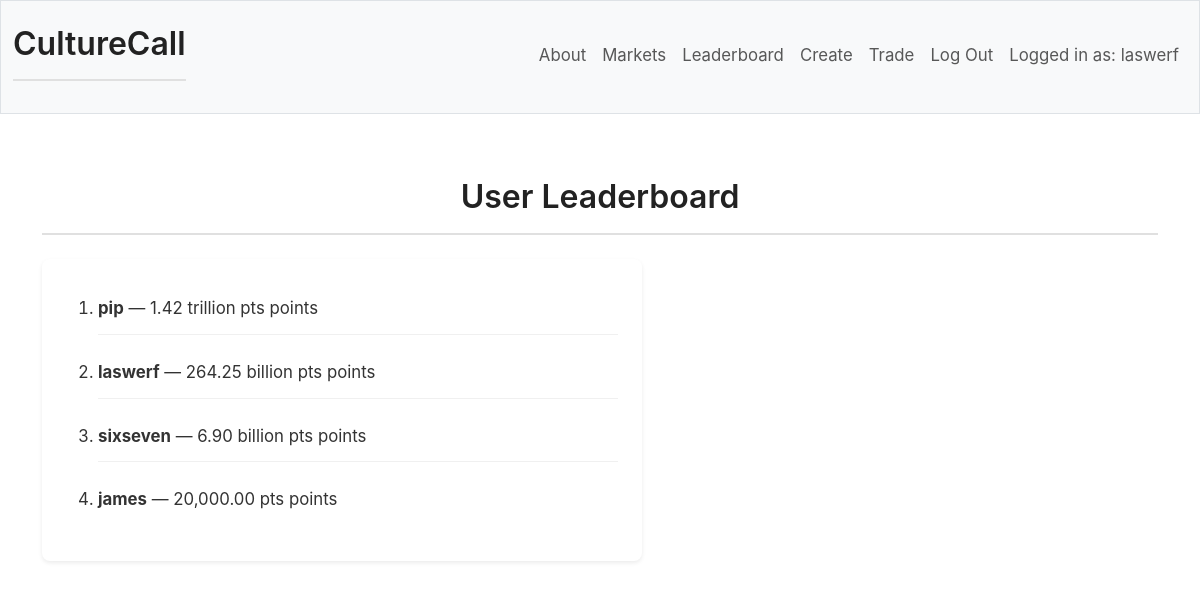
/leaderboard (signed in), run on the app's committed database.
### tables this page shows
CREATE TABLE users (
    id INTEGER PRIMARY KEY AUTOINCREMENT NOT NULL,
    username TEXT UNIQUE NOT NULL,
    hash TEXT NOT NULL,
    points NUMERIC NOT NULL DEFAULT 10000.00
);

### app.py (the view)
@app.route("/leaderboard")
def leader():
    userRanks = db.execute("SELECT * FROM users ORDER BY points DESC LIMIT 20") # no need to join market values as those can be easily configured to *look* incredibly large
    return render_template("leaderboard.html", userRanks=userRanks, pts=pts)

### app.py (called while the page is built)
@app.after_request
def after_request(response):
    response.headers["Cache-Control"] = "no-cache, no-store, must-revalidate"
    response.headers["Expires"] = 0
    response.headers["Pragma"] = "no-cache"
    return response

### helpers.py (called while the page is built)
def pts(value):
    value = float(value)
    if abs(value) >= 1_000_000_000_000:
        return f"{value / 1_000_000_000_000:.2f} trillion pts"
    elif abs(value) >= 1_000_000_000:
        return f"{value / 1_000_000_000:.2f} billion pts"
    elif abs(value) >= 1_000_000:
        return f"{value / 1_000_000:.2f} million pts"
    else:
        return f"{value:,.2f} pts"

### templates/leaderboard.html (shortened to what this page needs)
{% extends "layout.html" %}
{% block main %}
    <h1>User Leaderboard</h1>
    <div class="leaderboard-container">
        <ol>
        {% for user in userRanks %}
            <li class="leaderUser"><strong>{{ user["username"] }}</strong> — {{ pts(user["points"]) }} points</li>
        {% endfor %}
        </ol>
    </div>
{% endblock %}

### templates/layout.html (shortened to what this page needs)
<!DOCTYPE html>
<html lang="en">
    <head>
        <link href="https://cdn.jsdelivr.net/npm/bootstrap@5.3.8/dist/css/bootstrap.min.css" rel="stylesheet">
        <link href="/static/styles.css" rel="stylesheet">
    </head>
    <body>
        <nav class="bg-light border navbar navbar-expand-md navbar-light">
            <div class="container-fluid">
                <a href="/"><h1>CultureCall</h1></a>
                <div class="collapse navbar-collapse" id="navbar">
                    {% if session["user_id"] %}
                        <ul class="navbar-nav ms-auto mt-2">
                            <li class="nav-item"><a class="nav-link" href="/about">About</a></li>
                            <li class="nav-item"><a class="nav-link" href="/markets">Markets</a></li>
                            <li class="nav-item"><a class="nav-link" href="/leaderboard">Leaderboard</a></li>
                            <li class="nav-item"><a class="nav-link" href="/create">Create</a></li>
                            <li class="nav-item"><a class="nav-link" href="/trade">Trade</a></li>
                            <li class="nav-item"><a class="nav-link" href="/logout">Log Out</a></li>
                            <li class="nav-item"><a class="nav-link" href="/">Logged in as: {{ username }}</a></li>
                        </ul>
                    {% else %}
                        <ul class="navbar-nav ms-auto mt-2">
                            <li class="nav-item"><a class="nav-link" href="/signup">Sign Up</a></li>
                            <li class="nav-item"><a class="nav-link" href="/login">Log In</a></li>
                            <li class="nav-item"><a class="nav-link" href="/about">About</a></li>
                        </ul>
                    {% endif %}
                </div>
            </div>
        </nav>
        <main class="container py-5 text-center">
            {% block main %}{% endblock %}
        </main>
    </body>
</html>

### static/styles.css (style rules this page uses)
* { box-sizing: border-box; }
body { font-family: -apple-system, BlinkMacSystemFont, 'Segoe UI', Roboto, 'Helvetica Neue', Arial, sans-serif; line-height: 1.6; color: #333; }
h1, h2, h3, h4 { margin: 1rem 0; font-weight: 600; color: #222; }
h1 { font-size: 2rem; margin-bottom: 1.5rem; border-bottom: 2px solid #e0e0e0; padding-bottom: 1rem; }
a { text-decoration: none; color: #537fbe; padding: 0; display: inline; margin: 0; border: none; }
ol, ul { margin: 1.5rem 0; padding-left: 2rem; }
li { text-align: left; margin-bottom: 0.75rem; font-size: 1.05rem; }
.leaderboard-container { background: white; border-radius: 8px; padding: 1.5rem; box-shadow: 0 2px 4px rgba(0,0,0,0.08); max-width: 600px; }
.leaderboard-container ol { margin: 0; padding-left: 2rem; }
.leaderboard-container li { padding: 0.75rem 0; border-bottom: 1px solid #f0f0f0; }
.leaderboard-container li:last-child { border-bottom: none; }

### data on the page
users: username "laswerf", points "264.25 billion pts"
users: username "pip", points "1.42 trillion pts"
users: username "sixseven", points "6.90 billion pts"
users: username "james", points "20,000.00 pts"
